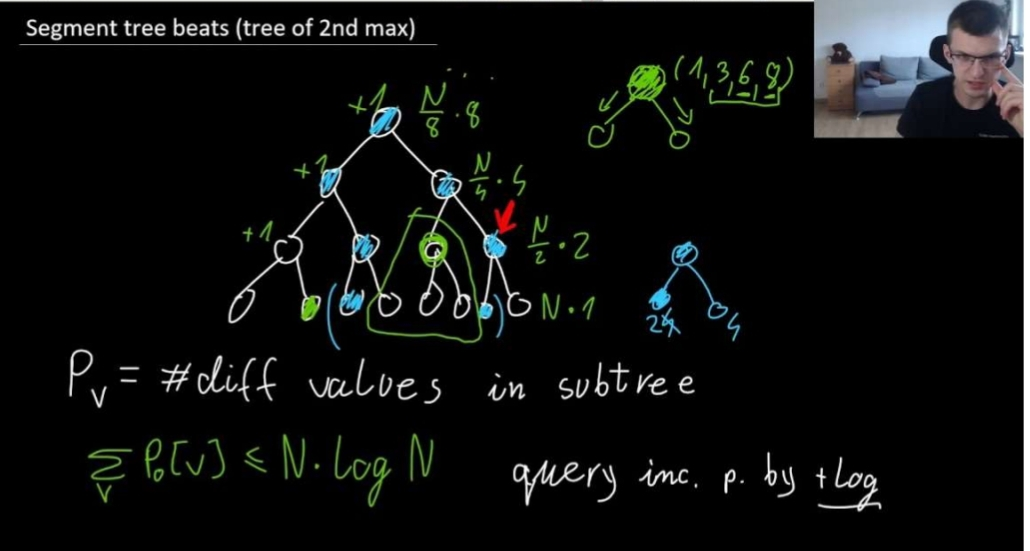
#> input picture Semestre06/Reseaux/TP/segmenttrees.jpg, 1030 x 551 px; its folder holds 2 pictures in this run
$ python segmentation_image.py
#> lines starting #> are read from the running program, lines starting #| are printed output that depends on the picture
#> further down, img is the input picture: PIL image 1030x551 RGB; mean R, G, B 14.8, 16.3, 15.6
from PIL import Image
from colorama import Fore,Style

COLOR_INDEX = {
    'red' : 0,
    'green': 1,
    'blue' : 2
}
COLORS = {
    'red' : (255,0,0),
    'blue' : (0,0,255),
    'green' : (0,255,0),
    'white' : (255,255,255),
    'black': (0,0,0)
}
def convertir_image(img,name,old_color_name,new_color_name):
#> called with name = 'segmenttrees', old_color_name = 'blue', new_color_name = 'green'
    new_img = Image.new('RGB',img.size,'white')
#> new_img: PIL image 1030x551 RGB; every value is 255
    w , h = img.size
#> w = 1030; h = 551
    # Verify That Color is RGB
    if old_color_name  not in COLOR_INDEX or new_color_name not in COLOR_INDEX:
        print(Fore.RED,"Invalid Color",Style.RESET_ALL)

    idx = COLOR_INDEX[old_color_name]
    newColor = COLORS[new_color_name]

    for i in range(h):
        for j in range(w):
            r,g,b = img.getpixel((j,i))
            pixel = (r,g,b)
            others = pixel[:idx] + pixel[idx:]
            if pixel[idx] >= others[0] + 25 and pixel[idx] >= others[1] + 25:
                new_img.putpixel((j,i),newColor)
            else:
                new_img.putpixel((j,i), pixel)

    new_img.save(f"{name}_{old_color_name}_to_{new_color_name}.png","PNG")

def image_mirroir(img,name):
#> called with name = 'segmenttrees'
    img_mirroir = Image.new('RGB',img.size,'white')
    w , h = img.size
#> w = 1030; h = 551
    for i in range(h):
        for j in range(w):
            r,g,b = img.getpixel((j,i))
            img_mirroir.putpixel((w-1-j,i),(r,g,b))
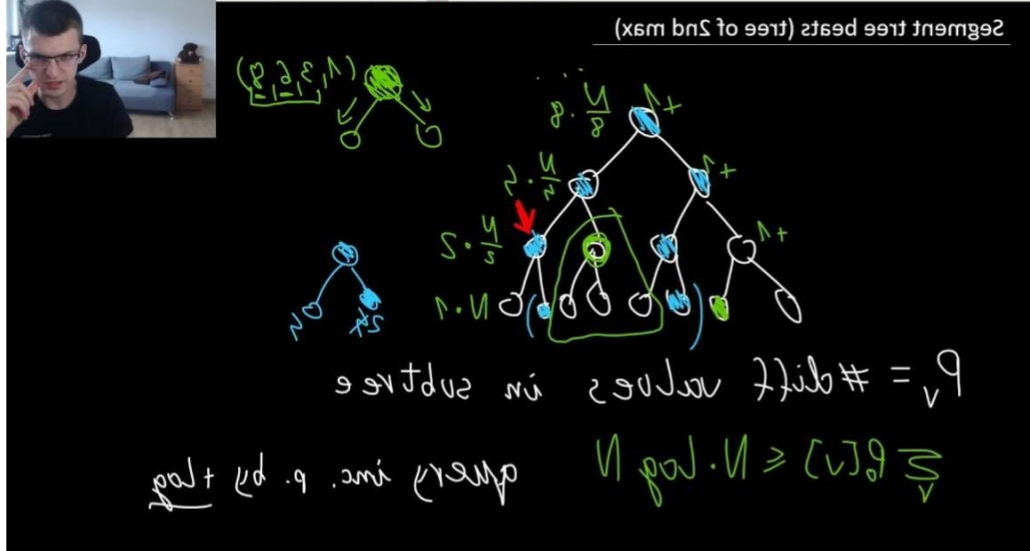
#> img_mirroir: PIL image 1030x551 RGB; mean R, G, B 14.8, 16.3, 15.6
    img_mirroir.save(f"{name}_mirroir.png","PNG")
def delta_energie(pixel1,pixel2):
    r1,g1,b1 = pixel1
    r2,g2,b2 = pixel2
    return (r1-r2)**2+(g1-g2)**2+(b1 -b2)**2

# --- Main ---
if __name__ == "__main__":
    # Création Image
    img = Image.open('segmenttrees.jpg').convert('RGB')
    # Convertir
    convertir_image(img,'segmenttrees','blue','green') # Blue To Green
    # Mirroir
    image_mirroir(img,'segmenttrees')


    print(Fore.GREEN,"Image Genérée",Style.RESET_ALL)
